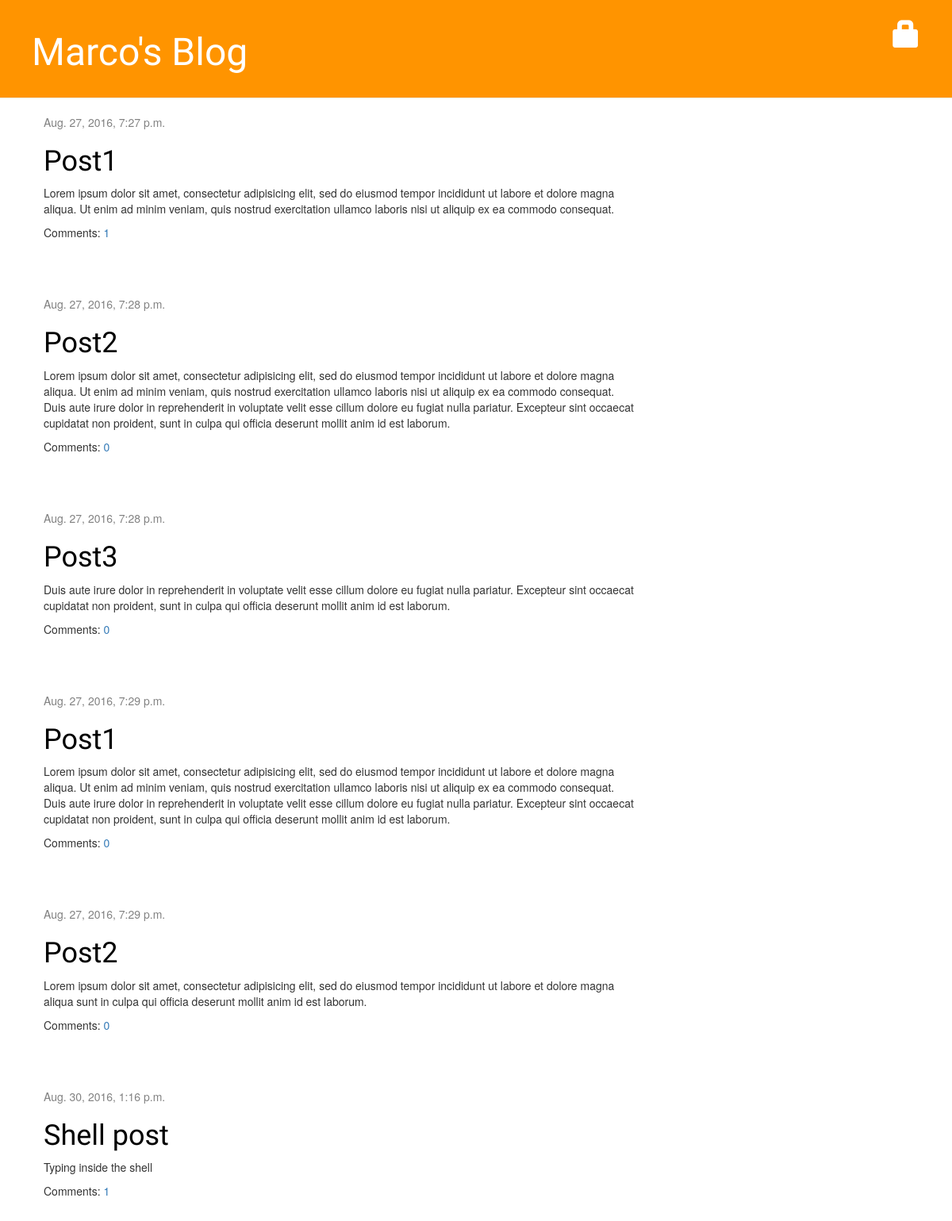
The page / on the database its author committed.
### blog/models.py (models this page shows, shortened)
class Post(models.Model):
    author = models.ForeignKey('auth.User')
    title = models.CharField(max_length=200)
    text = models.TextField()
    created_date = models.DateTimeField(default=timezone.now)
    published_date = models.DateTimeField(blank=True, null=True)
    def approved_comments(self):
        return self.comments.filter(approved_comment=True)

### blog/views.py (the view)
# urls.py: url(r'^$', views.post_list, name='post_list'),
def post_list(request):
    posts = Post.objects.filter(published_date__lte=timezone.now()).order_by('published_date')
    return render(request, 'blog/post_list.html', {'posts': posts})

### blog/templates/blog/post_list.html
{% extends 'blog/base.html' %}
{% block content %}
    {% for post in posts %}
        <div class="post">
            <div class="date">
                {{ post.published_date }}
            </div>
            <h1><a href="{% url 'post_detail' pk=post.pk %}">{{ post.title }}</a></h1>
            <p>{{ post.text|linebreaksbr }}</p>
            <p>Comments: <a href="{% url 'post_detail' pk=post.pk %}">{{ post.approved_comments.count }}</a></p>
        </div>
    {% endfor %}
{% endblock %}

### blog/static/css/blog.css (style rules this page uses)
h1, h2, h3, h4 { font-family: 'Lobster', cursive; }
.date { color: #828282; }
.post { margin-bottom: 70px; }
.post h1 a, .post h1 a:visited { color: #000000; }

### rows shown on the page
Post: published_date "Aug. 27, 2016, 7:27 p.m.", title "Post1", text "Lorem ipsum dolor sit amet, consectetur adipisicing elit, sed do eiusmod tempor incididunt ut labore et dolore magna aliqua. Ut enim ad minim veniam, quis nostrud exercitation ullamco laboris nisi ut aliquip ex ea commodo consequat.", approved_comments.count "1"
Post: published_date "Aug. 27, 2016, 7:28 p.m.", title "Post2", text "Lorem ipsum dolor sit amet, consectetur adipisicing elit, sed do eiusmod tempor incididunt ut labore et dolore magna aliqua. Ut enim ad minim veniam, quis nostrud exercitation ullamco laboris nisi ut aliquip ex ea commodo consequat. Duis aute irure dolor in reprehenderit in voluptate velit esse cillum dolore eu fugiat nulla pariatur. Excepteur sint occaecat cupidatat non proident, sunt in culpa qui officia deserunt mollit anim id est laborum.", approved_comments.count "0"
Post: published_date "Aug. 27, 2016, 7:28 p.m.", title "Post3", text "Duis aute irure dolor in reprehenderit in voluptate velit esse cillum dolore eu fugiat nulla pariatur. Excepteur sint occaecat cupidatat non proident, sunt in culpa qui officia deserunt mollit anim id est laborum.", approved_comments.count "0"
Post: published_date "Aug. 27, 2016, 7:29 p.m.", title "Post1", text "Lorem ipsum dolor sit amet, consectetur adipisicing elit, sed do eiusmod tempor incididunt ut labore et dolore magna aliqua. Ut enim ad minim veniam, quis nostrud exercitation ullamco laboris nisi ut aliquip ex ea commodo consequat. Duis aute irure dolor in reprehenderit in voluptate velit esse cillum dolore eu fugiat nulla pariatur. Excepteur sint occaecat cupidatat non proident, sunt in culpa qui officia deserunt mollit anim id est laborum.", approved_comments.count "0"
Post: published_date "Aug. 27, 2016, 7:29 p.m.", title "Post2", text "Lorem ipsum dolor sit amet, consectetur adipisicing elit, sed do eiusmod tempor incididunt ut labore et dolore magna aliqua sunt in culpa qui officia deserunt mollit anim id est laborum.", approved_comments.count "0"
Post: published_date "Aug. 30, 2016, 1:16 p.m.", title "Shell post", text "Typing inside the shell", approved_comments.count "1"
